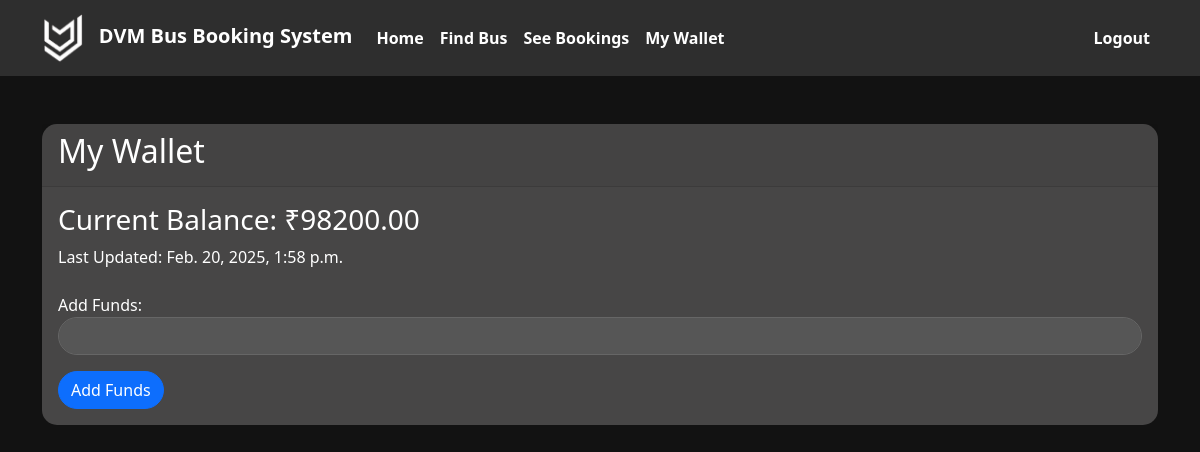
Page /wallet/ (signed in) on the earlier database version.
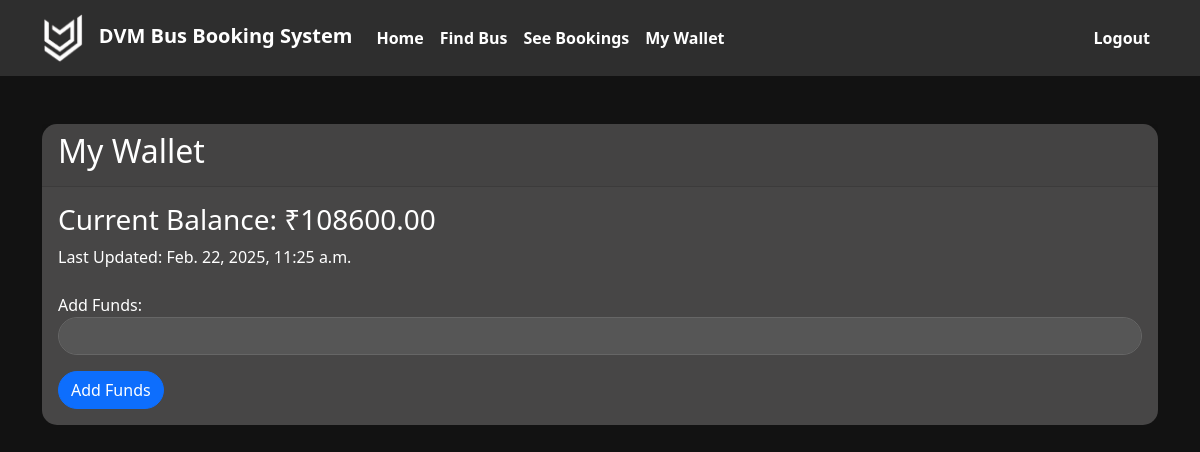
Same page on the later database version.
### myapp/models.py (models this page shows, shortened)
class Wallet(models.Model):
    user = models.OneToOneField(AuthUser, on_delete=models.CASCADE)
    balance = models.DecimalField(max_digits=10, decimal_places=2, default=0.00)
    last_updated = models.DateTimeField(auto_now=True)

### myapp/views.py (the view)
# urls.py: path('wallet/', views.wallet_view, name='wallet_view'),
@login_required(login_url='signin')
def wallet_view(request):
    wallet, created = Wallet.objects.get_or_create(user=request.user)
    return render(request, 'myapp/wallet.html', {'wallet': wallet})

### myapp/templates/myapp/wallet.html (shortened to what this page needs)
{% extends 'myapp/base.html' %}
{% block content %}
<div class="container mt-5">
    <div class="card">
        <div class="card-header">
            <h2>My Wallet</h2>
        </div>
        <div class="card-body">
            <h3>Current Balance: ₹{{ wallet.balance }}</h3>
            <p>Last Updated: {{ wallet.last_updated }}</p>
            <form method="post" action="{% url 'add_funds' %}" class="mt-4">
                <div class="form-group">
                    <label for="amount">Add Funds:</label>
                    <input type="number" step="0.01" min="0" name="amount" id="amount" class="form-control" required>
                </div>
                <button type="submit" class="btn btn-primary mt-3">Add Funds</button>
            </form>
        </div>
    </div>
</div>
{% endblock %}

Differences in the rows shown:
changed Wallet: balance "98200.00" → "108600.00"; last_updated "Feb. 20, 2025, 1:58 p.m." → "Feb. 22, 2025, 11:25 a.m."
